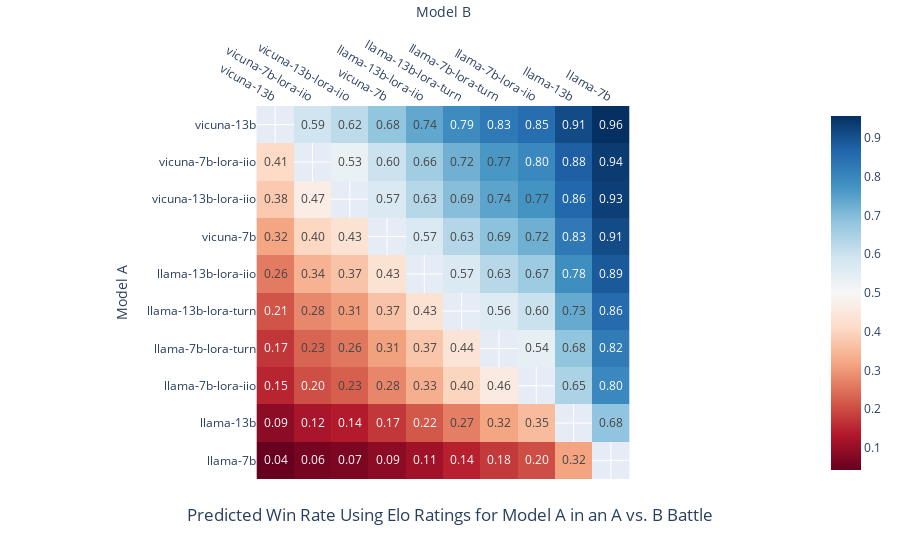

The notebook cell this image was saved under:
### Code cell
win_rate = predict_win_rate(compute_elo(battles))
ordered_models = win_rate.mean(axis=1).sort_values(ascending=False).index
fig = px.imshow(win_rate.loc[ordered_models, ordered_models], 
                color_continuous_scale='RdBu', text_auto=".2f",
                title="Predicted Win Rate Using Elo Ratings for Model A in an A vs. B Battle")
fig.update_layout(xaxis_title="Model B", 
                  yaxis_title="Model A",
                  xaxis_side="top",
                  title_y=0.07, title_x=0.5)
fig.update_traces(hovertemplate=
                  "Model A: %{y}<br>Model B: %{x}<br>Win Rate: %{z}<extra></extra>")
fig.write_image("./figs/elo_predicted_win_rate.svg")
fig

### Figure 1 — Plotly figure (JSON) as saved in the notebook; plotly's stock layout.template omitted (floating-point values rounded to 4 significant figures)
{"data": [{"coloraxis": "coloraxis", "hovertemplate": "Model A: %{y}<br>Model B: %{x}<br>Win Rate: %{z}<extra></extra>", "name": "0", "texttemplate": "%{z:.2f}", "type": "heatmap", "x": ["vicuna-13b", "vicuna-7b-lora-iio", "vicuna-13b-lora-iio", "vicuna-7b", "llama-13b-lora-iio", "llama-13b-lora-turn", "llama-7b-lora-turn", "llama-7b-lora-iio", "llama-13b", "llama-7b"], "xaxis": "x", "y": ["vicuna-13b", "vicuna-7b-lora-iio", "vicuna-13b-lora-iio", "vicuna-7b", "llama-13b-lora-iio", "llama-13b-lora-turn", "llama-7b-lora-turn", "llama-7b-lora-iio", "llama-13b", "llama-7b"], "yaxis": "y", "z": [[null, 0.591, 0.6215, 0.6833, 0.7381, 0.7888, 0.8265, 0.8493, 0.9111, 0.9568], [0.409, null, 0.5319, 0.5989, 0.6611, 0.721, 0.7673, 0.7959, 0.8764, 0.9387], [0.3785, 0.4681, null, 0.5678, 0.6319, 0.6946, 0.7437, 0.7743, 0.8619, 0.931], [0.3167, 0.4011, 0.4322, null, 0.5664, 0.6338, 0.6883, 0.7231, 0.826, 0.9112], [0.2619, 0.3389, 0.3681, 0.4336, null, 0.5699, 0.6283, 0.6666, 0.7842, 0.8871], [0.2112, 0.279, 0.3054, 0.3662, 0.4301, null, 0.5606, 0.6014, 0.7328, 0.8557], [0.1735, 0.2327, 0.2563, 0.3117, 0.3717, 0.4394, null, 0.5418, 0.6826, 0.8229], [0.1507, 0.2041, 0.2257, 0.2769, 0.3334, 0.3986, 0.4582, null, 0.6452, 0.7971], [0.08893, 0.1236, 0.1381, 0.174, 0.2158, 0.2672, 0.3174, 0.3548, null, 0.6837], [0.04321, 0.06127, 0.06904, 0.08879, 0.1129, 0.1443, 0.1771, 0.2029, 0.3163, null]]}], "layout": {"coloraxis": {"colorscale": [[0, "rgb(103,0,31)"], [0.1, "rgb(178,24,43)"], [0.2, "rgb(214,96,77)"], [0.3, "rgb(244,165,130)"], [0.4, "rgb(253,219,199)"], [0.5, "rgb(247,247,247)"], [0.6, "rgb(209,229,240)"], [0.7, "rgb(146,197,222)"], [0.8, "rgb(67,147,195)"], [0.9, "rgb(33,102,172)"], [1, "rgb(5,48,97)"]]}, "title": {"text": "Predicted Win Rate Using Elo Ratings for Model A in an A vs. B Battle", "x": 0.5, "y": 0.07}, "xaxis": {"anchor": "y", "constrain": "domain", "domain": [0, 1], "scaleanchor": "y", "side": "top", "title": {"text": "Model B"}}, "yaxis": {"anchor": "x", "autorange": "reversed", "constrain": "domain", "domain": [0, 1], "title": {"text": "Model A"}}}}
